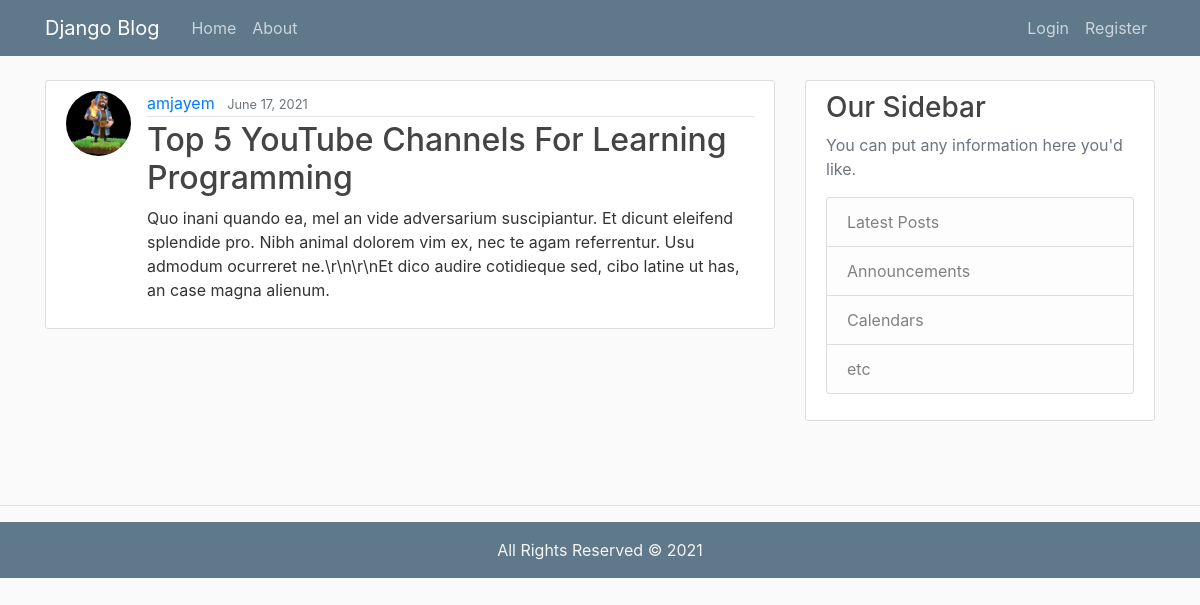
The app's page /post/31/, older data.
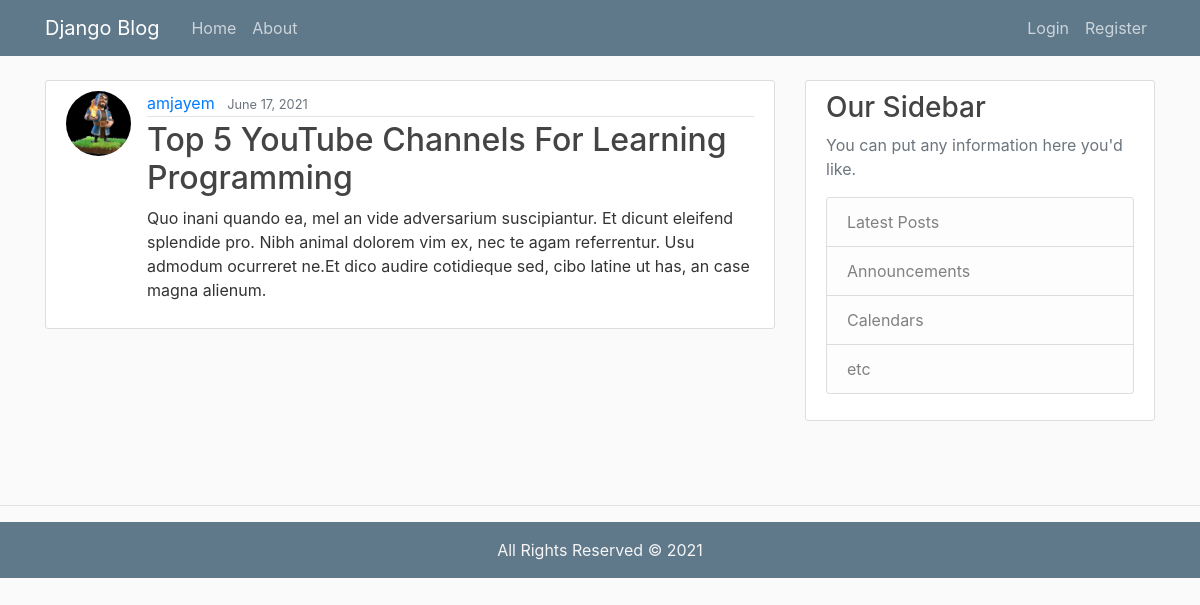
The same page, newer data.
### blog/models.py (models this page shows, shortened)
class Post(models.Model):
    title = models.CharField(max_length=200)
    content = models.TextField()
    date_posted = models.DateTimeField(auto_now_add=True)
    author = models.ForeignKey(User, on_delete=models.CASCADE)

### users/models.py (models this page shows, shortened)
class Profile(models.Model):
    user = models.OneToOneField(User, on_delete=models.CASCADE)
    image = models.ImageField(default='default.jpg', upload_to = 'profile_pics')

### blog/views.py (the view)
# urls.py: path('post/<int:pk>/',PostDetailView.as_view(),name='post_detail'),
class PostDetailView(DetailView):
    model = Post

### blog/templates/blog/post_detail.html (shortened to what this page needs)
{% extends 'blog/base.html' %}
{% block content %}
        <article class="media content-section">
            <img src="{{ object.author.profile.image.url }} " class='rounded-circle article-img'>
            <div class="media-body">
                <div class="article-metadata">
                    <a class="mr-2" href="{% url 'user_posts' object.author.username %} ">{{ object.author }} </a>
                    <small class="text-muted" > {{ object.date_posted|date:"F d, Y" }} </small>
                </div>
                    <h2><a class="article-title" >{{ object.title }} </a></h2>
                    <p class="article-content" >{{ object.content }} </p>
                </div>
        </article>
{% endblock content %}

Row changes from the older to the newer data that the page shows:
changed Post "Top 5 YouTube Channels For Learning Programming": content "…referrentur. Usu admodum ocurreret ne.\\r\\n\\r\\nEt dico audire cotidieque sed,…" → "…referrentur. Usu admodum ocurreret ne.Et dico audire cotidieque sed,…"
